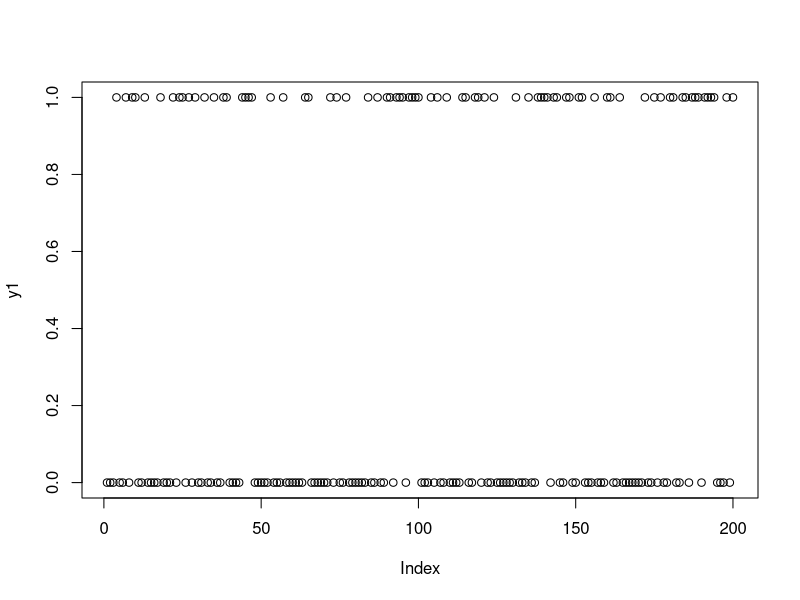

Reproduce this figure in R.
# In biology we often have count data with many zeros. This is one of the causes of overdispersion as discussed above. Another way to deal with this is to split the analysis into two independent components, where the first models the zeros, and the second models the counts given that at least 1 entity was observed.

x <- rnorm(200, 10, 3)
eta <- -2 + .2*x
y <- floor(exp(eta + rnbinom(200, 1, mu=.8)))

y1 <- ((y>1)*1)
# TRUE * 1 = 1

plot(y1)
m1 = glm(y1~x, family="binomial" (link="logit"))

y2 = y
y2[which(y==0)] = NA
m2 = glm(y2~x, family="poisson", na=na.exclude)